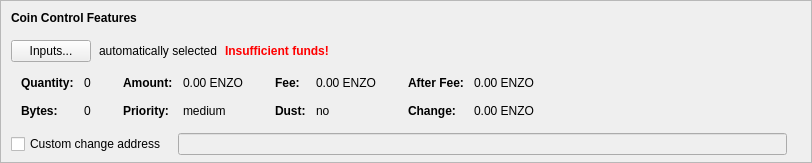
    <widget class="QFrame" name="frameCoinControl">
     <property name="sizePolicy">
      <sizepolicy hsizetype="Expanding" vsizetype="Expanding">
       <horstretch>0</horstretch>
       <verstretch>0</verstretch>
      </sizepolicy>
     </property>
     <property name="maximumSize">
      <size>
       <width>16777215</width>
       <height>16777215</height>
      </size>
     </property>
     <property name="frameShape">
      <enum>QFrame::StyledPanel</enum>
     </property>
     <property name="frameShadow">
      <enum>QFrame::Sunken</enum>
     </property>
     <layout class="QVBoxLayout" name="verticalLayoutCoinControl2">
      <property name="spacing">
       <number>0</number>
      </property>
      <property name="leftMargin">
       <number>0</number>
      </property>
      <property name="topMargin">
       <number>0</number>
      </property>
      <property name="rightMargin">
       <number>0</number>
      </property>
      <property name="bottomMargin">
       <number>6</number>
      </property>
      <item>
       <layout class="QVBoxLayout" name="verticalLayoutCoinControl" stretch="0,0,0,0,1">
        <property name="spacing">
         <number>0</number>
        </property>
        <property name="leftMargin">
         <number>10</number>
        </property>
        <property name="topMargin">
         <number>10</number>
        </property>
        <item>
         <layout class="QHBoxLayout" name="horizontalLayoutCoinControl1">
          <property name="bottomMargin">
           <number>15</number>
          </property>
          <item>
           <widget class="QLabel" name="labelCoinControlFeatures">
            <property name="sizePolicy">
             <sizepolicy hsizetype="Preferred" vsizetype="Maximum">
              <horstretch>0</horstretch>
              <verstretch>0</verstretch>
             </sizepolicy>
            </property>
            <property name="font">
             <font>
              <weight>75</weight>
              <bold>true</bold>
             </font>
            </property>
            <property name="styleSheet">
             <string notr="true">font-weight:bold;</string>
            </property>
            <property name="text">
             <string>Coin Control Features</string>
            </property>
           </widget>
          </item>
         </layout>
        </item>
        <item>
         <layout class="QHBoxLayout" name="horizontalLayoutCoinControl2" stretch="0,0,0,0">
          <property name="spacing">
           <number>8</number>
          </property>
          <property name="bottomMargin">
           <number>10</number>
          </property>
          <item>
           <widget class="QPushButton" name="pushButtonCoinControl">
            <property name="styleSheet">
             <string notr="true"/>
            </property>
            <property name="text">
             <string>Inputs...</string>
            </property>
            <property name="autoDefault">
             <bool>false</bool>
            </property>
           </widget>
          </item>
          <item>
           <widget class="QLabel" name="labelCoinControlAutomaticallySelected">
            <property name="text">
             <string>automatically selected</string>
            </property>
            <property name="margin">
             <number>5</number>
            </property>
           </widget>
          </item>
          <item>
           <widget class="QLabel" name="labelCoinControlInsuffFunds">
            <property name="font">
             <font>
              <weight>75</weight>
              <bold>true</bold>
             </font>
            </property>
            <property name="styleSheet">
             <string notr="true">color:red;font-weight:bold;</string>
            </property>
            <property name="text">
             <string>Insufficient funds!</string>
            </property>
            <property name="margin">
             <number>5</number>
            </property>
           </widget>
          </item>
          <item>
           <spacer name="horizontalSpacerCoinControl">
            <property name="orientation">
             <enum>Qt::Horizontal</enum>
            </property>
            <property name="sizeHint" stdset="0">
             <size>
              <width>40</width>
              <height>1</height>
             </size>
            </property>
           </spacer>
          </item>
         </layout>
        </item>
        <item>
         <widget class="QWidget" name="widgetCoinControl" native="true">
          <property name="sizePolicy">
           <sizepolicy hsizetype="Preferred" vsizetype="Preferred">
            <horstretch>0</horstretch>
            <verstretch>0</verstretch>
           </sizepolicy>
          </property>
          <property name="minimumSize">
           <size>
            <width>0</width>
            <height>0</height>
           </size>
          </property>
          <property name="styleSheet">
           <string notr="true"/>
          </property>
          <layout class="QHBoxLayout" name="horizontalLayoutCoinControl5">
           <property name="leftMargin">
            <number>0</number>
           </property>
           <property name="topMargin">
            <number>0</number>
           </property>
           <property name="rightMargin">
            <number>0</number>
           </property>
           <property name="bottomMargin">
            <number>0</number>
           </property>
           <item>
            <layout class="QHBoxLayout" name="horizontalLayoutCoinControl3" stretch="0,0,0,1">
             <property name="spacing">
              <number>20</number>
             </property>
             <property name="topMargin">
              <number>0</number>
             </property>
             <property name="bottomMargin">
              <number>10</number>
             </property>
             <item>
              <layout class="QFormLayout" name="formLayoutCoinControl1">
               <property name="horizontalSpacing">
                <number>10</number>
               </property>
               <property name="verticalSpacing">
                <number>14</number>
               </property>
               <property name="leftMargin">
                <number>10</number>
               </property>
               <property name="topMargin">
                <number>4</number>
               </property>
               <property name="rightMargin">
                <number>6</number>
               </property>
               <item row="0" column="0">
                <widget class="QLabel" name="labelCoinControlQuantityText">
                 <property name="font">
                  <font>
                   <weight>75</weight>
                   <bold>true</bold>
                  </font>
                 </property>
                 <property name="text">
                  <string>Quantity:</string>
                 </property>
                 <property name="margin">
                  <number>0</number>
                 </property>
                </widget>
               </item>
               <item row="0" column="1">
                <widget class="QLabel" name="labelCoinControlQuantity">
                 <property name="cursor">
                  <cursorShape>IBeamCursor</cursorShape>
                 </property>
                 <property name="contextMenuPolicy">
                  <enum>Qt::ActionsContextMenu</enum>
                 </property>
                 <property name="text">
                  <string notr="true">0</string>
                 </property>
                 <property name="margin">
                  <number>0</number>
                 </property>
                 <property name="textInteractionFlags">
                  <set>Qt::LinksAccessibleByMouse|Qt::TextSelectableByKeyboard|Qt::TextSelectableByMouse</set>
                 </property>
                </widget>
               </item>
               <item row="1" column="0">
                <widget class="QLabel" name="labelCoinControlBytesText">
                 <property name="font">
                  <font>
                   <weight>75</weight>
                   <bold>true</bold>
                  </font>
                 </property>
                 <property name="text">
                  <string>Bytes:</string>
                 </property>
                </widget>
               </item>
               <item row="1" column="1">
                <widget class="QLabel" name="labelCoinControlBytes">
                 <property name="cursor">
                  <cursorShape>IBeamCursor</cursorShape>
                 </property>
                 <property name="contextMenuPolicy">
                  <enum>Qt::ActionsContextMenu</enum>
                 </property>
                 <property name="text">
                  <string notr="true">0</string>
                 </property>
                 <property name="textInteractionFlags">
                  <set>Qt::LinksAccessibleByMouse|Qt::TextSelectableByKeyboard|Qt::TextSelectableByMouse</set>
                 </property>
                </widget>
               </item>
              </layout>
             </item>
             <item>
              <layout class="QFormLayout" name="formLayoutCoinControl2">
               <property name="horizontalSpacing">
                <number>10</number>
               </property>
               <property name="verticalSpacing">
                <number>14</number>
               </property>
               <property name="leftMargin">
                <number>6</number>
               </property>
               <property name="topMargin">
                <number>4</number>
               </property>
               <property name="rightMargin">
                <number>6</number>
               </property>
               <item row="0" column="0">
                <widget class="QLabel" name="labelCoinControlAmountText">
                 <property name="font">
                  <font>
                   <weight>75</weight>
                   <bold>true</bold>
                  </font>
                 </property>
                 <property name="text">
                  <string>Amount:</string>
                 </property>
                 <property name="margin">
                  <number>0</number>
                 </property>
                </widget>
               </item>
               <item row="0" column="1">
                <widget class="QLabel" name="labelCoinControlAmount">
                 <property name="cursor">
                  <cursorShape>IBeamCursor</cursorShape>
                 </property>
                 <property name="contextMenuPolicy">
                  <enum>Qt::ActionsContextMenu</enum>
                 </property>
                 <property name="text">
                  <string notr="true">0.00 ENZO</string>
                 </property>
                 <property name="textInteractionFlags">
                  <set>Qt::LinksAccessibleByMouse|Qt::TextSelectableByKeyboard|Qt::TextSelectableByMouse</set>
                 </property>
                </widget>
               </item>
               <item row="1" column="0">
                <widget class="QLabel" name="labelCoinControlPriorityText">
                 <property name="font">
                  <font>
                   <weight>75</weight>
                   <bold>true</bold>
                  </font>
                 </property>
                 <property name="text">
                  <string>Priority:</string>
                 </property>
                </widget>
               </item>
               <item row="1" column="1">
                <widget class="QLabel" name="labelCoinControlPriority">
                 <property name="cursor">
                  <cursorShape>IBeamCursor</cursorShape>
                 </property>
                 <property name="contextMenuPolicy">
                  <enum>Qt::ActionsContextMenu</enum>
                 </property>
                 <property name="text">
                  <string>medium</string>
                 </property>
                 <property name="textInteractionFlags">
                  <set>Qt::LinksAccessibleByMouse|Qt::TextSelectableByKeyboard|Qt::TextSelectableByMouse</set>
                 </property>
                </widget>
               </item>
              </layout>
             </item>
             <item>
              <layout class="QFormLayout" name="formLayoutCoinControl3">
               <property name="horizontalSpacing">
                <number>10</number>
               </property>
               <property name="verticalSpacing">
                <number>14</number>
               </property>
               <property name="leftMargin">
                <number>6</number>
               </property>
               <property name="topMargin">
                <number>4</number>
               </property>
               <property name="rightMargin">
                <number>6</number>
               </property>
               <item row="0" column="0">
                <widget class="QLabel" name="labelCoinControlFeeText">
                 <property name="font">
                  <font>
                   <weight>75</weight>
                   <bold>true</bold>
                  </font>
                 </property>
                 <property name="text">
                  <string>Fee:</string>
                 </property>
                 <property name="margin">
                  <number>0</number>
                 </property>
                </widget>
               </item>
               <item row="0" column="1">
                <widget class="QLabel" name="labelCoinControlFee">
                 <property name="cursor">
                  <cursorShape>IBeamCursor</cursorShape>
                 </property>
                 <property name="contextMenuPolicy">
                  <enum>Qt::ActionsContextMenu</enum>
                 </property>
                 <property name="text">
                  <string notr="true">0.00 ENZO</string>
                 </property>
                 <property name="textInteractionFlags">
                  <set>Qt::LinksAccessibleByMouse|Qt::TextSelectableByKeyboard|Qt::TextSelectableByMouse</set>
                 </property>
                </widget>
               </item>
               <item row="1" column="0">
                <widget class="QLabel" name="labelCoinControlLowOutputText">
                 <property name="font">
                  <font>
                   <weight>75</weight>
                   <bold>true</bold>
                  </font>
                 </property>
                 <property name="text">
                  <string>Dust:</string>
                 </property>
                </widget>
               </item>
               <item row="1" column="1">
                <widget class="QLabel" name="labelCoinControlLowOutput">
                 <property name="cursor">
                  <cursorShape>IBeamCursor</cursorShape>
                 </property>
                 <property name="contextMenuPolicy">
                  <enum>Qt::ActionsContextMenu</enum>
                 </property>
                 <property name="text">
                  <string>no</string>
                 </property>
                 <property name="textInteractionFlags">
                  <set>Qt::LinksAccessibleByMouse|Qt::TextSelectableByKeyboard|Qt::TextSelectableByMouse</set>
                 </property>
                </widget>
               </item>
              </layout>
             </item>
             <item>
              <layout class="QFormLayout" name="formLayoutCoinControl4">
               <property name="horizontalSpacing">
                <number>10</number>
               </property>
               <property name="verticalSpacing">
                <number>14</number>
               </property>
               <property name="leftMargin">
                <number>6</number>
               </property>
               <property name="topMargin">
                <number>4</number>
               </property>
               <property name="rightMargin">
                <number>6</number>
               </property>
               <item row="0" column="0">
                <widget class="QLabel" name="labelCoinControlAfterFeeText">
                 <property name="font">
                  <font>
                   <weight>75</weight>
                   <bold>true</bold>
                  </font>
                 </property>
                 <property name="text">
                  <string>After Fee:</string>
                 </property>
                 <property name="margin">
                  <number>0</number>
                 </property>
                </widget>
               </item>
               <item row="0" column="1">
                <widget class="QLabel" name="labelCoinControlAfterFee">
                 <property name="cursor">
                  <cursorShape>IBeamCursor</cursorShape>
                 </property>
                 <property name="contextMenuPolicy">
                  <enum>Qt::ActionsContextMenu</enum>
                 </property>
                 <property name="text">
                  <string notr="true">0.00 ENZO</string>
                 </property>
                 <property name="textInteractionFlags">
                  <set>Qt::LinksAccessibleByMouse|Qt::TextSelectableByKeyboard|Qt::TextSelectableByMouse</set>
                 </property>
                </widget>
               </item>
               <item row="1" column="0">
                <widget class="QLabel" name="labelCoinControlChangeText">
                 <property name="font">
                  <font>
                   <weight>75</weight>
                   <bold>true</bold>
                  </font>
                 </property>
                 <property name="text">
                  <string>Change:</string>
                 </property>
                </widget>
               </item>
               <item row="1" column="1">
                <widget class="QLabel" name="labelCoinControlChange">
                 <property name="cursor">
                  <cursorShape>IBeamCursor</cursorShape>
                 </property>
                 <property name="contextMenuPolicy">
                  <enum>Qt::ActionsContextMenu</enum>
                 </property>
                 <property name="text">
                  <string notr="true">0.00 ENZO</string>
                 </property>
                 <property name="textInteractionFlags">
                  <set>Qt::LinksAccessibleByMouse|Qt::TextSelectableByKeyboard|Qt::TextSelectableByMouse</set>
                 </property>
                </widget>
               </item>
              </layout>
             </item>
            </layout>
           </item>
          </layout>
         </widget>
        </item>
        <item>
         <layout class="QHBoxLayout" name="horizontalLayoutCoinControl4" stretch="0,0,0">
          <property name="spacing">
           <number>12</number>
          </property>
          <property name="sizeConstraint">
           <enum>QLayout::SetDefaultConstraint</enum>
          </property>
          <property name="topMargin">
           <number>5</number>
          </property>
          <property name="rightMargin">
           <number>5</number>
          </property>
          <item>
           <widget class="QCheckBox" name="checkBoxCoinControlChange">
            <property name="toolTip">
             <string>If this is activated, but the change address is empty or invalid, change will be sent to a newly generated address.</string>
            </property>
            <property name="text">
             <string>Custom change address</string>
            </property>
           </widget>
          </item>
          <item>
           <widget class="QValidatedLineEdit" name="lineEditCoinControlChange">
            <property name="enabled">
             <bool>false</bool>
            </property>
            <property name="sizePolicy">
             <sizepolicy hsizetype="Expanding" vsizetype="Fixed">
              <horstretch>0</horstretch>
              <verstretch>0</verstretch>
             </sizepolicy>
            </property>
           </widget>
          </item>
          <item>
           <widget class="QLabel" name="labelCoinControlChangeLabel">
            <property name="sizePolicy">
             <sizepolicy hsizetype="Preferred" vsizetype="Expanding">
              <horstretch>0</horstretch>
              <verstretch>0</verstretch>
             </sizepolicy>
            </property>
            <property name="minimumSize">
             <size>
              <width>0</width>
              <height>0</height>
             </size>
            </property>
            <property name="text">
             <string/>
            </property>
            <property name="margin">
             <number>3</number>
            </property>
           </widget>
          </item>
         </layout>
        </item>
        <item>
         <spacer name="verticalSpacerCoinControl">
          <property name="orientation">
           <enum>Qt::Vertical</enum>
          </property>
          <property name="sizeHint" stdset="0">
           <size>
            <width>800</width>
            <height>1</height>
           </size>
          </property>
         </spacer>
        </item>
       </layout>
      </item>
     </layout>
    </widget>
